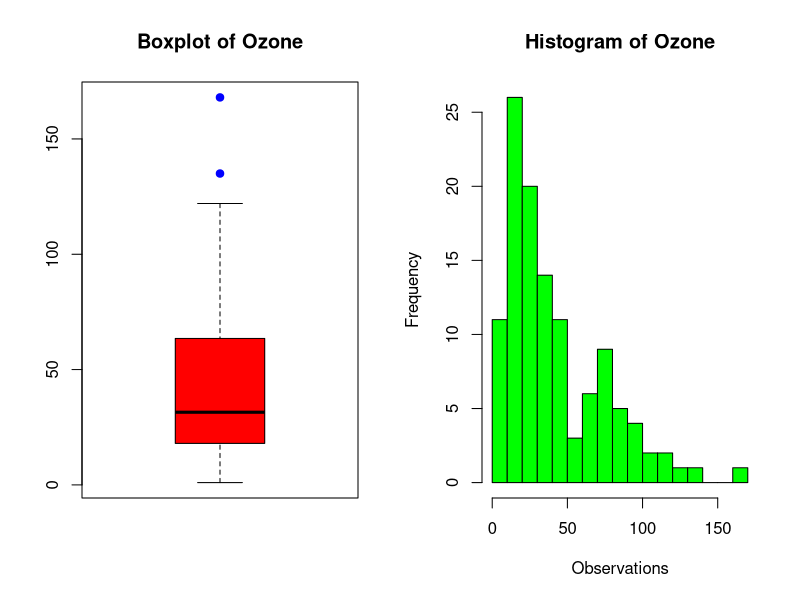
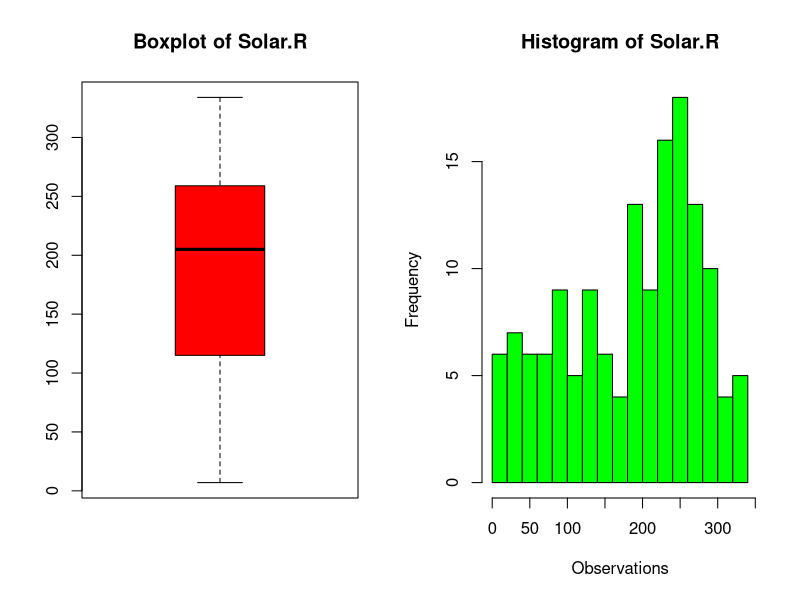
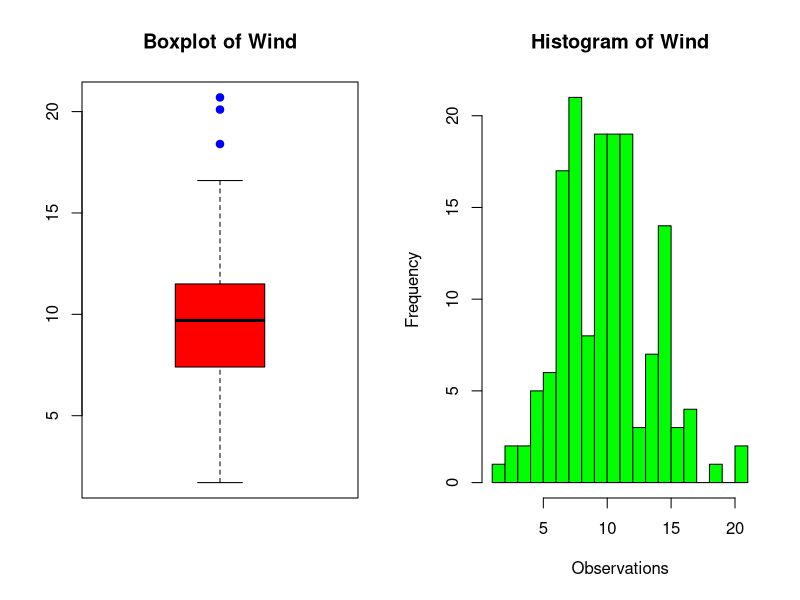
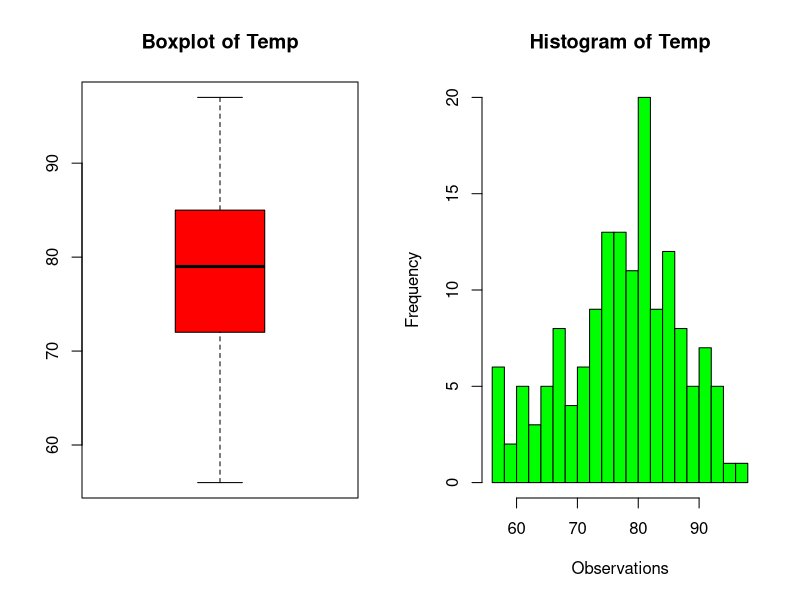
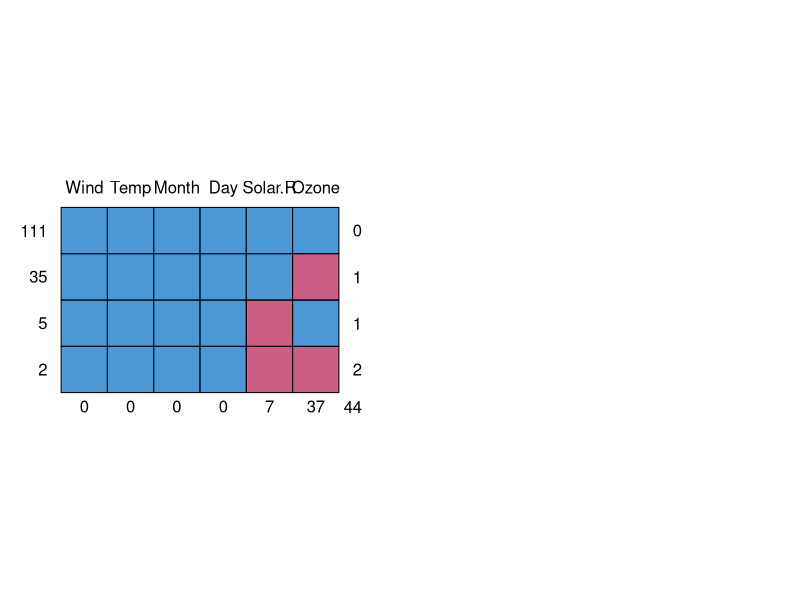
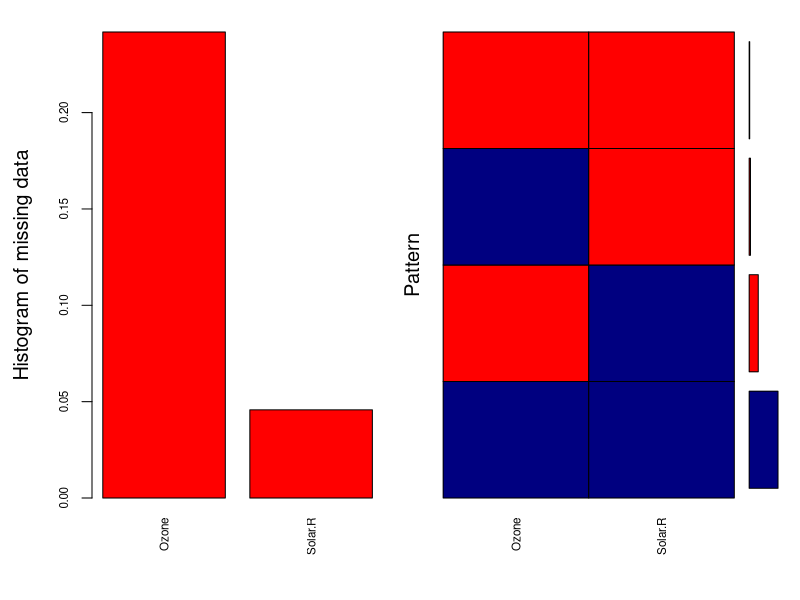
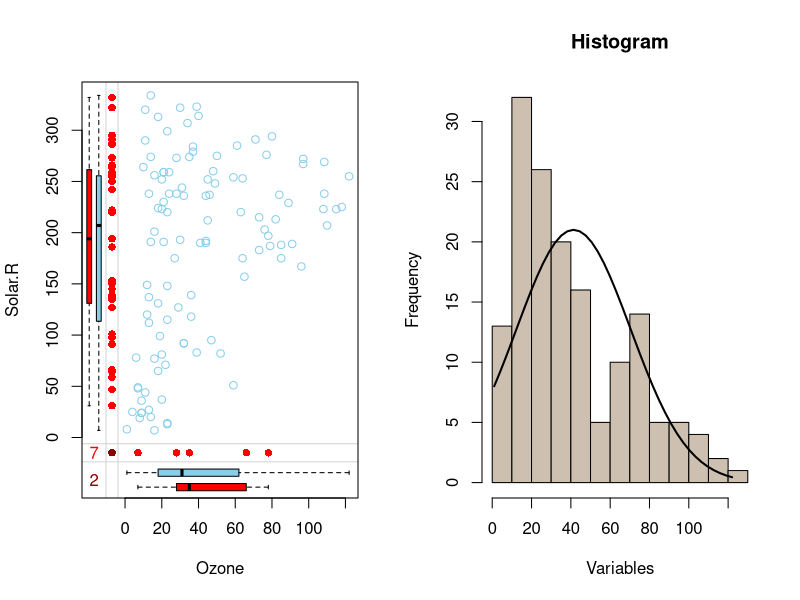
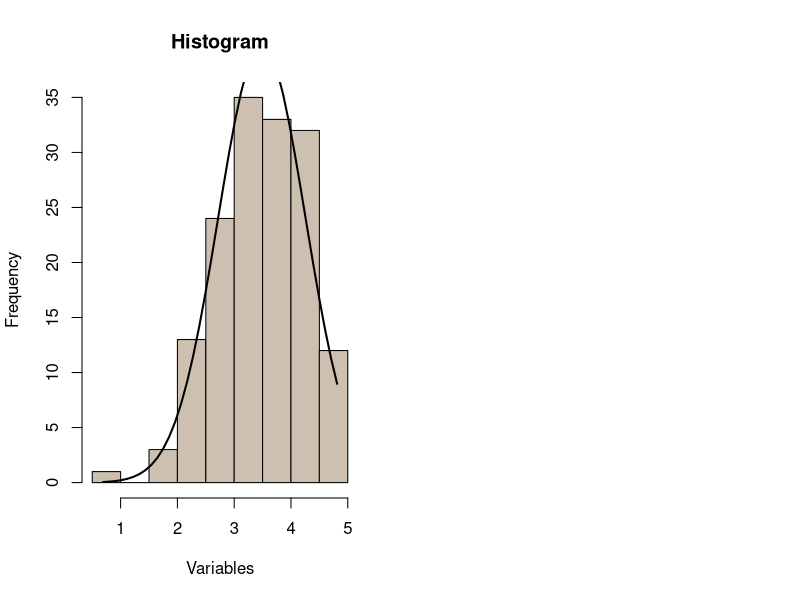

Write R code to recreate these figures, in order.
## ---- chunk 1
#Packages Deployed
load.libraries <- c('e1071','dplyr','datasets','VIM')
#if not present identify and download
install.lib <- load.libraries[!load.libraries %in% installed.packages()]
sapply(install.lib, install.packages)
#Load the packages
sapply(load.libraries, require, character = TRUE)
## ---- chunk 2
#Data Structure of the Dataset
class(airquality)
## ---- chunk 3
#Dimension of the Dataset
dim(airquality)
## ---- chunk 4
#Data Type of Each Variable in the Dataset
glimpse(airquality)
## ---- chunk 5
#This function detects Outliers by quantile capping method
outdetect <- function(c,w=1.5)
{
  h <- w*IQR(c,na.rm = T)
  q <- quantile(c,probs=c(.25, .75),na.rm = T)
  if(length(which(q[1]-h>c))==0)
    cat("There are",sum(q[1]-h>c,na.rm = T),"observations below the 1st quantile\n")
  else
    cat("There are",sum(q[1]-h>c,na.rm = T),"observations below the 1st quantile","on rows",which(q[1]-h>c),"and the values are",boxplot.stats(c)$out,"\n")
  if(length(which(q[2]+h<c))==0)
    cat("There are",sum(q[2]+h<c,na.rm = T),"observations above the 3rd quantile\n")
  else
    cat("There are",sum(q[2]+h<c,na.rm = T),"observations above the 3rd quantile","on rows",which(q[2]+h<c),"and the values are",boxplot.stats(c)$out,"\n")
}
## ---- chunk 6
par(mfrow=c(1,2))
boxplot(airquality$Ozone,col = "Red",main = "Boxplot of Ozone",outcol="Blue",outpch=19,boxwex=0.7,range = 1.5)
hist(airquality$Ozone,col = "Green",main = "Histogram of Ozone", xlab = "Observations",breaks = 15)
outdetect(airquality$Ozone)
## ---- chunk 7
par(mfrow=c(1,2))
boxplot(airquality$Solar.R,col = "Red",main = "Boxplot of Solar.R",outcol="Blue",outpch=19,boxwex=0.7,range = 1.5)
hist(airquality$Solar.R,col = "Green",main = "Histogram of Solar.R", xlab = "Observations",breaks = 15)
outdetect(airquality$Solar.R)
## ---- chunk 8
par(mfrow=c(1,2))
boxplot(airquality$Wind,col = "Red",main = "Boxplot of Wind",outcol="Blue",outpch=19,boxwex=0.7,range = 1.5)
hist(airquality$Wind,col = "Green",main = "Histogram of Wind", xlab = "Observations",breaks = 15)
outdetect(airquality$Wind)
## ---- chunk 9
par(mfrow=c(1,2))
boxplot(airquality$Temp,col = "Red",main = "Boxplot of Temp",outcol="Blue",outpch=19,boxwex=0.7,range = 1.5)
hist(airquality$Temp,col = "Green",main = "Histogram of Temp", xlab = "Observations",breaks = 15)
outdetect(airquality$Temp)
## ---- chunk 10
outcap <- function(x)
{
qnt <- quantile(x, probs=c(.25, .75), na.rm = T)
caps <- quantile(x, probs=c(.05, .95), na.rm = T)
H <- 1.5 * IQR(x, na.rm = T)
sum(x > (qnt[2] + H))
x[x < (qnt[1] - H)] <- caps[1]
x[x > (qnt[2] + H)] <- caps[2]
x<<-x
}
## ---- chunk 11
Data <- airquality
outcap(Data$Ozone)
Data$Ozone <- x
outcap(Data$Wind)
Data$Wind <- x
Data[c(9,18,48,62,117),c(1,3)]
## ---- chunk 12
#Summary of the Data
summary(Data[-c(5,6)])
## ---- chunk 13
#Names of the Variables which contains Missing Values
colnames(Data)[colSums(is.na(Data)) > 0]
## ---- chunk 14
PerMiss <- function(x){sum(is.na(x))/length(x)*100}
## ---- chunk 15
apply(Data[c(1,2)],2,PerMiss)
## ---- chunk 16
apply(Data,1,PerMiss)
## ---- chunk 17
library(mice)
md.pattern(Data)
## ---- chunk 18
library(VIM)
aggr_plot <-  aggr(Data[c(1,2)], col=c('navyblue','red'), numbers=TRUE, sortVars=TRUE, labels=names(Data[c(1,2)]), cex.axis=.7, gap=3, ylab=c("Histogram of missing data","Pattern"))
## ---- chunk 19
marginplot(Data[c(1,2)])
## ---- chunk 20
tempData <- mice(Data,m=5,maxit=50,meth='pmm',seed=500)
## ---- chunk 21
summary(tempData)
Data <- complete(tempData,1)
## ---- chunk 22
summary(airquality[c(1,2)])
## ---- chunk 23
summary(Data[c(1,2)])
## ---- chunk 24
Viz <- function(x){
  h1 <- hist(x,col="antiquewhite3",main="Histogram",xlab="Variables");
  xfit<-seq(min(x),max(x),length=40) 
  yfit<-dnorm(xfit,mean=mean(x),sd=sd(x)) 
  yfit <- yfit*diff(h1$mids[1:2])*length(x)
  lines(xfit, yfit, col="black", lwd=2)
}
## ---- chunk 25
Viz(Data$Ozone)
skewness(Data$Ozone)
## ---- chunk 26
Ozone_T <- log(Data$Ozone+1)
Viz(Ozone_T)
skewness(Ozone_T)
## ---- chunk 27
par(mfrow=c(1,2))
qqnorm(Data$Ozone,pch=16,main="Before Transformation",xlab="Sample quantiles of Ozone",ylab="Theoretical quantiles")
qqline(Data$Ozone, col = 2)
qqnorm(log(Data$Ozone+1),pch=16,main="After Transformation",xlab="Sample quantiles of Ozone",ylab="Theoretical quantiles")
qqline(log(Data$Ozone+1), col = 2)
## ---- chunk 28
shapiro.test(Ozone_T)
## ---- chunk 29
Viz(Data$Solar.R)
skewness(Data$Solar.R)
## ---- chunk 30
Solar_T <- (Data$Solar.R)^2
Viz(Solar_T)
skewness(Solar_T)
## ---- chunk 31
par(mfrow=c(1,2))
qqnorm(Data$Solar.R,pch=16,main="Before Transformation",xlab="Sample quantiles of Ozone",ylab="Theoretical quantiles")
qqline(Data$Solar.R, col = 2)
qqnorm(Solar_T,pch=16,main="After Transformation",xlab="Sample quantiles of Ozone",ylab="Theoretical quantiles")
qqline(Solar_T, col = 2)
## ---- chunk 32
shapiro.test(Solar_T)
## ---- chunk 33
Viz(Data$Wind)
skewness(Data$Wind)  #right positive
## ---- chunk 34
qqnorm(Data$Wind,pch=16,main="QQplot for Wind",xlab="Sample quantiles of Ozone",ylab="Theoretical quantiles")
qqline(Data$Wind, col = 2)
## ---- chunk 35
shapiro.test(Data$Wind)
## ---- chunk 36
Viz(Data$Temp)
skewness(Data$Temp)
## ---- chunk 37
Temp_T <- Data$Temp^2
Viz(Temp_T)
skewness(Temp_T)
## ---- chunk 38
par(mfrow=c(1,2))
qqnorm(Data$Temp,pch=16,main="Before Transformation",xlab="Sample quantiles of Ozone",ylab="Theoretical quantiles")
qqline(Data$Temp, col = 2)
qqnorm(Temp_T,pch=16,main="After Transformation",xlab="Sample quantiles of Ozone",ylab="Theoretical quantiles")
qqline(Temp_T, col = 2)
## ---- chunk 39
shapiro.test(Temp_T)
## ---- chunk 40
Data$Ozone <- Ozone_T
Data$Solar.R <- Solar_T
Data$Temp <- Temp_T
## ---- chunk 41
T <- Data[c(5,6)]
Data <- apply(Data[-c(5,6)],2,scale)
Data <- cbind(Data,T)
head(Data,50)
